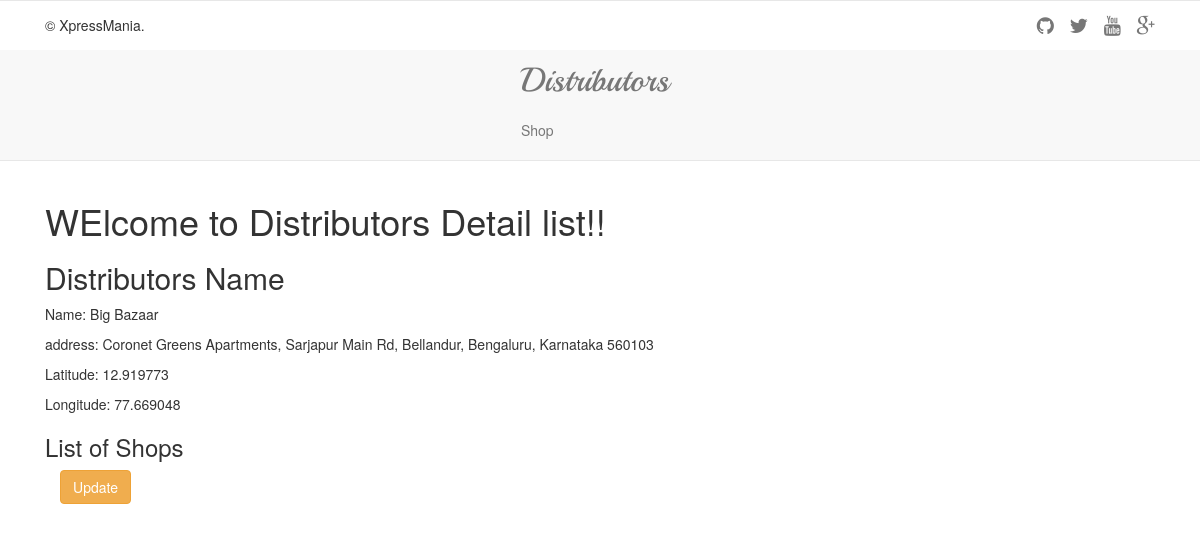
Screenshot of /landing/2/ with the database file from the repository.
### landing/models.py (models this page shows, shortened)
class Distributors(models.Model):
    name = models.CharField(max_length = 256)
    address = models.CharField(max_length = 256)
    latitude = models.FloatField()
    longitude = models.FloatField()

### landing/views.py (the view)
# urls.py: url(r'^(?P<pk>\d)/$',views.DistributorsDetailView.as_view(),name ='detail'),
class DistributorsDetailView(DetailView):
    context_object_name = 'distributors_detail'
    model = Distributors
    template_name = "landing/distributors_detail.html"

### landing/templates/landing/distributors_detail.html (shortened to what this page needs)
{% extends "landing/landing_base.html" %}
{% block body_block %}
  <div class="jambotron">
    <h1>WElcome to Distributors Detail list!!</h1>
    <h2>Distributors Name</h2>
    <p>Name: {{distributors_detail.name}}</p>
    <p>address: {{distributors_detail.address}}</p>
    <p>Latitude: {{distributors_detail.latitude}}</p>
    <p>Longitude: {{distributors_detail.longitude}}</p>
    <h3>List of Shops</h2>
  </div>
  <div class="container">
    <p><a class="btn btn-warning" href="{% url 'landing:update' pk=distributors_detail.pk %}">Update</a></p>
  </div>
{% endblock %}

### static/css/parsifal.css (style rules this page uses)
html, body { height: 100%; }

### rows the page displays
Distributors: name "Big Bazaar", address "Coronet Greens Apartments, Sarjapur Main Rd, Bellandur, Bengaluru, Karnataka 560103", latitude "12.919773", longitude "77.669048"
